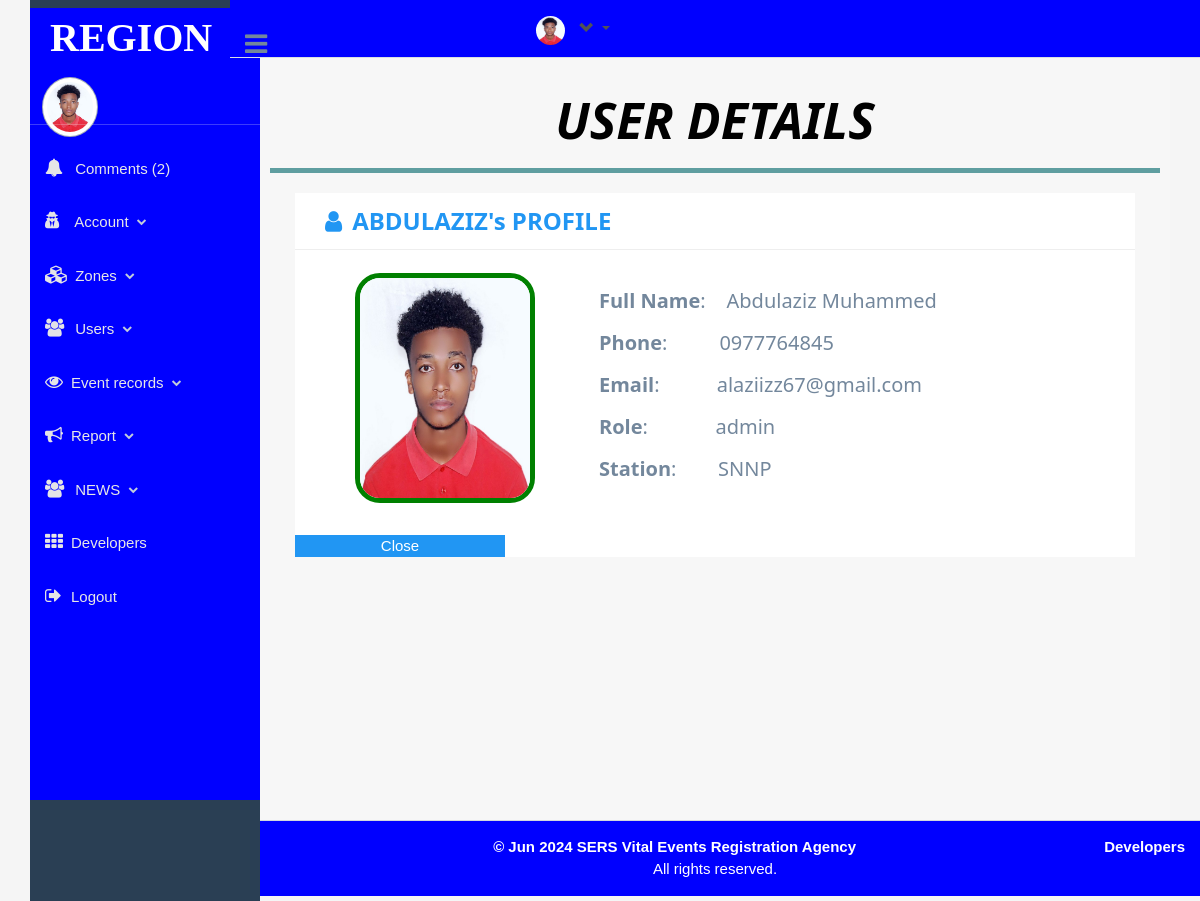
The page /Rregisterar/detail.php (signed in) on the database its author committed.
### tables this page shows
CREATE TABLE `memberuser` (
  `id` int(11) NOT NULL,
  `name` varchar(100) NOT NULL,
  `email` varchar(100) NOT NULL,
  `phone` varchar(100) NOT NULL,
  `password` varchar(100) NOT NULL,
  `role` varchar(200) NOT NULL,
  `pic` varchar(400) NOT NULL,
  `rcode` varchar(2) NOT NULL,
  `zcode` varchar(2) NOT NULL,
  `wcode` varchar(2) NOT NULL,
  `kcode` varchar(2) NOT NULL,
  `FullName` varchar(100) NOT NULL,
  `firstlogin` varchar(10) NOT NULL
);

CREATE TABLE `region` (
  `id` int(3) NOT NULL,
  `num` varchar(20) NOT NULL,
  `name` varchar(50) NOT NULL
);

### Rregisterar/detail.php (the view, shortened to what this page needs)
 <?Php
       include("inc/head.php");
      ?>
   <body class="nav-md" >
    <div class="container body" >
        <div class="main_container">
     <?php include("inc/slide.php");
      ?>
    <?Php include("inc/navigation.php"); ?>
    <div class="right_col" role="main">
                <div class="row tile_count " style="border-bottom: 5px solid cadetblue;">
                    <div class="" style="margin-top: 20px;">
                    <span>
                            <h6 class="w3-center item-title w3-round w3-animate-zoom" style="font-size: 50px; color: black; padding: 10px; font-weight: bold;">
                                <i class="w3-padding w3-animate-fading"><b>USER DETAILS</b></i>
                            </h6>
                       </span>
                     </div>
                </div>
                <div class="main-content" id="content-wrapper">
                    <div class="container-fluid">
                        <div class="row">
                            <div class="col-lg-12 clear-padding-xs">
                                <div class="dash-item fist-dash-item">
                                    <h3 class="item-title w3-text-blue"><i class="fa fa-user"></i><?php echo $_SESSION['LoginUsername']; ?>'s PROFILE</h3>
                                        <div class="profile_pic">
                                          <?php echo "<img src='../StaffPic/$UserImage' alt='Profile Image' class='profilpic'>"; ?>
                                        </div>
                                    <div class="inner-item dash-searc-form">
                                        <?php
                                            $user=$_SESSION['LoginUsername'];
                                            $RCode=$_SESSION['rcodetosend'];
                                            $selectuser="SELECT * FROM memberuser Where name='$user'";
                                            $reguderquery=mysqli_query($con,$selectuser);
                                            $reguserdet=mysqli_fetch_array($reguderquery);
                                            $phone=$reguserdet['phone'];
                                            $email=$reguserdet['email'];
                                            $role=$reguserdet['role'];
                                            $selectstation="SELECT * FROM region WHERE num='$RCode'";
                                            $stationresult=mysqli_query($con,$selectstation);
                                            $reglist=mysqli_fetch_array($stationresult);
                                            $regname=$reglist['name'];
                                        ?>
                                        <div class="col-md-4 col-lg-6">
                                            <h4><b>Full Name</b>:&nbsp;&nbsp;&nbsp;<?php echo "  "." "." ". $reguserdet['FullName'] ;?></h4>
                                        </div>
                                        <div class="col-md-4 col-lg-6">
                                            <h4><b>Phone</b>:&nbsp;&nbsp;&nbsp;&nbsp;&nbsp;&nbsp;&nbsp;&nbsp;&nbsp;<?php echo "  "." "." ". $phone;?></h4>
                                        </div>
                                        <div class="col-md-4 col-lg-6">
                                            <h4><b>Email</b>:&nbsp;&nbsp;&nbsp;&nbsp;&nbsp;&nbsp;&nbsp;&nbsp;&nbsp;&nbsp;<?php echo " ". $email ;?></h4>
                                        </div>
                                        <div class="col-md-4 col-lg-6">
                                            <h4><b>Role</b>:&nbsp;&nbsp;&nbsp;&nbsp;&nbsp;&nbsp;&nbsp;&nbsp;&nbsp;&nbsp;&nbsp;&nbsp;&nbsp;<?php echo $role ;?></h4>
                                        </div>
                                        <div class="col-md-4 col-lg-6">
                                            <h4><b>Station</b>:&nbsp;&nbsp;&nbsp;&nbsp;&nbsp;&nbsp;&nbsp;&nbsp;<?php echo $regname ;?></h4><br> <br>
                                        </div>
                                    </div>
                                     <div class="col-sm-3 w3-blue w3-hover-red w3-center">
                                            <a href="index.php" class="submit-btn  w3-center">Close</a>
                                     </div>
                                        <div class="clearfix"></div>
                                </div>
                            </div>
                        </div>
                    </div>
                </div>
            </div>
        </div>
    </div>
        <?Php include("inc/footer.php"); ?>
</body>
</html

### Rregisterar/inc/slide.php (shortened to what this page needs)
 <head>
    <link rel="stylesheet" href="../w3.css">
    <link rel="stylesheet" href="../font-awesome/css/font-awesome.min.css">
    <link rel="stylesheet" href="../../css/style.css">
    <link rel="stylesheet" href="../bootstrap/css/bootstrap.css">
</head>
    <?php
      require '../try.php';
      include("head.php");
    ?>
<div class="col-md-3 left_col menu_fixed w3-hide-small" >
            <div class="left_col scroll-view"  style="background-color: blue;overflow-y: auto;overflow-x: hidden; max-height: 100vh;white-space: nowrap;">
                <div class="navbar nav_title" style="border: 0;" >
                <a href="index.php" class="site_title"  style="background-color:blue;"><span style="font-weight: bolder;color:white;text-align: center;font-style: serif;font-size:40px;font-family: Georgia, Serif;">&nbsp;REGION</span></a>
                </div>
                <div class="profile">
        <?php
            require "../connect.php";
            $LoggedInName=$_SESSION['LoginUsername'];
            $LoggedInPassword=$_SESSION['LoginPassword'];
            $UserInfo="SELECT *FROM memberuser where name='$LoggedInName ' AND password='$LoggedInPassword'";
            if($run=mysqli_query($con,$UserInfo)){
                $User=mysqli_fetch_array($run);
                    $UserImage=$User['pic'];
            }
        ?>
        <?php
         $uname=$_SESSION['LoginUsername'];
         $upassword=$_SESSION['LoginPassword'];
                 ?>
                    <div class="profile_pic">
                        <?php echo "<img src='../StaffPic/$UserImage' alt='Profile Image' class='img-circle profile_img'>"; ?>
                    </div>
                    <div class="profile_info">
                    </div>
                </div>
                <br/>
                <div id="sidebar-menu" class="main_menu_side hidden-print main_menu">
                    <div class="menu_section">
                        <b><h3>SERS </h3></b>
                        <h3><?php if(isset($uname) &&isset($upassword)){echo$uname;} echo " ".":"; echo $_SESSION['role']; ?> </h3>
                        <hr>
                        <?php
                            $notification="SELECT * FROM comment where 1";
                            if($RunQuery=mysqli_query($con,$notification)){
                                $totalNotification=mysqli_num_rows($RunQuery);
                            }
                         ?>
                        <ul class="nav side-menu ">
                            <li class="w3-display-position"><a href="#" onclick="document.getElementById('view-comment').style.display='block'">
                                <i class="fa fa-bell"></i> Comments (<?php echo $totalNotification; ?>)</a></li>
                            <li><a href="#"><i class="fa fa-user-secret menu-icon"></i> Account <span class="fa fa-chevron-down"></span></a>
                            </li>
                        <li><a href="#"><i class="fa fa-cubes"></i> Zones <span class="fa fa-chevron-down">  </span></a>
                         </li>
                        <li><a href="#"><i class="fa fa-users"></i> Users <span class="fa fa-chevron-down"></span></a>
                            </li>
          <li><a href="#"><i class="fa fa-eye"></i>Event records <span class="fa fa-chevron-down">  </span></a>
              </li>
              <li><a href="#"><i class="fa fa-bullhorn"></i>Report<span class="fa fa-chevron-down">  </span></a>
               </li>
               <li><a href="#"><i class="fa fa-users menu-icon"></i> NEWS <span class="fa fa-chevron-down"></span></a>
                            </li>
                <li><a href="aboutdeveloper.php"><i class="fa fa-th"></i>Developers</a></li>
                <li><a href="inc/logout.php"><i class="fa fa-sign-out"></i>Logout</a></li>
              </div>
             </div>
           </div>
        </div>

### Rregisterar/inc/navigation.php (shortened to what this page needs)
        <?php
            $LoggedInName=$_SESSION['LoginUsername'];
            $LoggedInPassword=$_SESSION['LoginPassword'];
            $UserInfo="SELECT *FROM memberuser where name='$LoggedInName ' AND password='$LoggedInPassword'";
            if($run=mysqli_query($con,$UserInfo)){
                $User=mysqli_fetch_array($run);
                    $UserImage=$User['pic'];
                }
              ?>
<!DOCTYPE html>
 <html>
   <head>
        <link rel="stylesheet" href="../w3.css">
       <link rel="stylesheet" href="https://stackpath.bootstrapcdn.com/font-awesome/4.7.0/css/font-awesome.min.css">
     </head>
         <body>
         </body>
 </html>
 <div class="top_nav navbar-fixed-top w3-hide-small">
 <div class="nav_menu"  style="background-color:blue">
                <nav class="w3-hover-blue">
                    <div class="nav toggle">
                        <a id="menu_toggle"><i class="fa fa-bars"></i></a>
                    </div>
                    <ul class="nav navbar-nav navbar-right" >
                       <li class="">
                            <a href="javascript:;" class="user-profile dropdown-toggle w3-hover-blue" data-toggle="dropdown" aria-expanded="false">
					 <?php echo "<img src='../StaffPic/$UserImage' alt='Profile Image' class='img-circle'>"; ?>
                           <span class="glyphicon glyphicon-chevron-down"></span>
				</a>
                        </li>
                 </ul>
           </nav>
     </div>
 </div>

### w3.css (style rules this page uses)
*,*:before,*:after { box-sizing:inherit }
html { -ms-text-size-adjust:100%;-webkit-text-size-adjust:100% }
body { margin:0 }
article,aside,details,figcaption,figure,footer,header,main,menu,nav,section { display:block }
a { background-color:transparent }
b,strong { font-weight:bolder }
img { border-style:none }
hr { box-sizing:content-box;height:0;overflow:visible }
html,body { font-family:Verdana,sans-serif;font-size:15px;line-height:1.5 }
html { overflow-x:hidden }
h3 { font-size:24px }
h4 { font-size:20px }
h6 { font-size:16px }
h1,h2,h3,h4,h5,h6 { font-family:"Segoe UI",Arial,sans-serif;font-weight:400;margin:10px 0 }
hr { border:0;border-top:1px solid #eee;margin:20px 0 }
img { vertical-align:middle }
a { color:inherit }
.w3-display-position { position:absolute }
.w3-round,.w3-round-medium { border-radius:4px }
.w3-animate-fading { animation:fading 10s infinite }
.w3-animate-zoom { animation:animatezoom 0.6s }
.w3-center { text-align:center!important }
.w3-padding { padding:8px 16px!important }
.w3-blue,.w3-hover-blue:hover { color:#fff!important;background-color:#2196F3!important }
.w3-text-blue,.w3-hover-text-blue:hover { color:#2196F3!important }

### Rregisterar/detail.php (style rules this page uses)
.dash-item { margin-top: 0px; background: #fff; }
.dash-item .item-title { font-weight: 700; margin: 0; border-bottom: 1px solid #eee; padding: 15px 30px; }
.dash-item .item-title i { margin-right: 10px; }
.dash-item .inner-item { padding: 30px; }
.profilpic { width: 180px; height: 230px; margin-left: 60px; margin-top: 23px; margin-bottom: 20px; border:5px solid; border-color: green; border-radius: 25px; }

### Rregisterar/inc/head.php (style rules this page uses)
body { background-color: whitesmoke; }

### rows shown on the page
memberuser: pic (picture), FullName "Abdulaziz Muhammed", phone "0977764845", email "alaziizz67@gmail.com", role "admin"
region: name "SNNP"

### other values the page prints
$totalNotification "2"
$_SESSION['LoginUsername'] "ABDULAZIZ"
